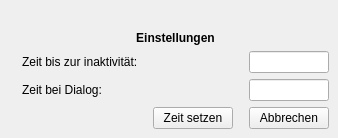
<?xml version="1.0" encoding="UTF-8"?>
<ui version="4.0">
 <class>MainWindow</class>
 <widget class="QMainWindow" name="MainWindow">
  <property name="enabled">
   <bool>true</bool>
  </property>
  <property name="geometry">
   <rect>
    <x>0</x>
    <y>0</y>
    <width>338</width>
    <height>138</height>
   </rect>
  </property>
  <property name="sizePolicy">
   <sizepolicy hsizetype="Fixed" vsizetype="Fixed">
    <horstretch>0</horstretch>
    <verstretch>0</verstretch>
   </sizepolicy>
  </property>
  <property name="minimumSize">
   <size>
    <width>338</width>
    <height>138</height>
   </size>
  </property>
  <property name="maximumSize">
   <size>
    <width>338</width>
    <height>138</height>
   </size>
  </property>
  <property name="windowTitle">
   <string>MainWindow</string>
  </property>
  <widget class="QWidget" name="centralwidget">
   <layout class="QHBoxLayout" name="horizontalLayout_4">
    <item>
     <widget class="QLabel" name="label_Logo">
      <property name="text">
       <string/>
      </property>
      <property name="pixmap">
       <pixmap resource="Ressourcen.qrc">:/Ressourcen/bilder/afk_logo-transp64.png</pixmap>
      </property>
      <property name="alignment">
       <set>Qt::AlignmentFlag::AlignCenter</set>
      </property>
      <property name="margin">
       <number>10</number>
      </property>
     </widget>
    </item>
    <item>
     <layout class="QVBoxLayout" name="verticalLayout">
      <item>
       <spacer name="verticalSpacer">
        <property name="orientation">
         <enum>Qt::Orientation::Vertical</enum>
        </property>
        <property name="sizeHint" stdset="0">
         <size>
          <width>20</width>
          <height>40</height>
         </size>
        </property>
       </spacer>
      </item>
      <item>
       <widget class="QLabel" name="label">
        <property name="text">
         <string>&lt;html&gt;&lt;head/&gt;&lt;body&gt;&lt;p align=&quot;center&quot;&gt;&lt;span style=&quot; font-weight:700;&quot;&gt;Einstellungen&lt;/span&gt;&lt;/p&gt;&lt;/body&gt;&lt;/html&gt;</string>
        </property>
       </widget>
      </item>
      <item>
       <layout class="QHBoxLayout" name="horizontalLayout_2">
        <item>
         <widget class="QLabel" name="label_ZeitInaktiv">
          <property name="toolTip">
           <string>&lt;html&gt;&lt;head/&gt;&lt;body&gt;&lt;p&gt;Diese Zeit legt fest, wie lange der PC inaktiv sein muss, bevor das Herunterfahren gestartet wird.&lt;br/&gt;&lt;br/&gt;Mögliche eingaben:&lt;br/&gt;600 	→ 600 sec&lt;br/&gt;1h 1min 20sec	→ 3680 sec&lt;br/&gt;2h 1m 15s	→ 7275 sec&lt;br/&gt;3:20:15	→ 12015 sec&lt;br/&gt;45min 10s	→ 2710 sec&lt;br/&gt;2h	→ 7200 sec&lt;/p&gt;&lt;/body&gt;&lt;/html&gt;</string>
          </property>
          <property name="whatsThis">
           <string>&lt;html&gt;&lt;head/&gt;&lt;body&gt;&lt;p&gt;&lt;br/&gt;&lt;/p&gt;&lt;/body&gt;&lt;/html&gt;</string>
          </property>
          <property name="text">
           <string>Zeit bis zur inaktivität:</string>
          </property>
         </widget>
        </item>
        <item>
         <spacer name="horizontalSpacer_3">
          <property name="orientation">
           <enum>Qt::Orientation::Horizontal</enum>
          </property>
          <property name="sizeHint" stdset="0">
           <size>
            <width>40</width>
            <height>20</height>
           </size>
          </property>
         </spacer>
        </item>
        <item>
         <widget class="QLineEdit" name="lineEdit_Inaktiv">
          <property name="sizePolicy">
           <sizepolicy hsizetype="Expanding" vsizetype="Fixed">
            <horstretch>0</horstretch>
            <verstretch>0</verstretch>
           </sizepolicy>
          </property>
          <property name="minimumSize">
           <size>
            <width>80</width>
            <height>0</height>
           </size>
          </property>
          <property name="maximumSize">
           <size>
            <width>80</width>
            <height>16777215</height>
           </size>
          </property>
         </widget>
        </item>
       </layout>
      </item>
      <item>
       <layout class="QHBoxLayout" name="horizontalLayout_3">
        <item>
         <widget class="QLabel" name="label_ZeitDialog">
          <property name="toolTip">
           <string>&lt;html&gt;&lt;head/&gt;&lt;body&gt;&lt;p&gt;Diese Zeit bestimmt, wie lange das Fenster vor dem Herunterfahren geöffnet bleibt. Danach wird der PC automatisch heruntergefahren.&lt;br/&gt;&lt;br/&gt;Mögliche eingaben:&lt;br/&gt;600 	→ 600 sec&lt;br/&gt;1h 1min 20sec	→ 3680 sec&lt;br/&gt;2h 1m 15s	→ 7275 sec&lt;br/&gt;3:20:15	→ 12015 sec&lt;br/&gt;45min 10s	→ 2710 sec&lt;br/&gt;2h	→ 7200 sec&lt;/p&gt;&lt;/body&gt;&lt;/html&gt;</string>
          </property>
          <property name="whatsThis">
           <string>&lt;html&gt;&lt;head/&gt;&lt;body&gt;&lt;p&gt;&lt;br/&gt;&lt;/p&gt;&lt;/body&gt;&lt;/html&gt;</string>
          </property>
          <property name="text">
           <string>Zeit bei Dialog:</string>
          </property>
         </widget>
        </item>
        <item>
         <spacer name="horizontalSpacer_4">
          <property name="orientation">
           <enum>Qt::Orientation::Horizontal</enum>
          </property>
          <property name="sizeHint" stdset="0">
           <size>
            <width>40</width>
            <height>20</height>
           </size>
          </property>
         </spacer>
        </item>
        <item>
         <widget class="QLineEdit" name="lineEdit_Dialog">
          <property name="minimumSize">
           <size>
            <width>80</width>
            <height>0</height>
           </size>
          </property>
          <property name="maximumSize">
           <size>
            <width>80</width>
            <height>16777215</height>
           </size>
          </property>
         </widget>
        </item>
       </layout>
      </item>
      <item>
       <layout class="QHBoxLayout" name="horizontalLayout">
        <item>
         <spacer name="horizontalSpacer">
          <property name="orientation">
           <enum>Qt::Orientation::Horizontal</enum>
          </property>
          <property name="sizeHint" stdset="0">
           <size>
            <width>40</width>
            <height>20</height>
           </size>
          </property>
         </spacer>
        </item>
        <item>
         <widget class="QPushButton" name="pushButton_eistellen">
          <property name="text">
           <string>Zeit setzen</string>
          </property>
         </widget>
        </item>
        <item>
         <spacer name="horizontalSpacer_2">
          <property name="orientation">
           <enum>Qt::Orientation::Horizontal</enum>
          </property>
          <property name="sizeType">
           <enum>QSizePolicy::Policy::Fixed</enum>
          </property>
          <property name="sizeHint" stdset="0">
           <size>
            <width>10</width>
            <height>20</height>
           </size>
          </property>
         </spacer>
        </item>
        <item>
         <widget class="QPushButton" name="pushButton_abbrechen">
          <property name="text">
           <string>Abbrechen</string>
          </property>
         </widget>
        </item>
       </layout>
      </item>
     </layout>
    </item>
   </layout>
  </widget>
 </widget>
 <resources>
  <include location="Ressourcen.qrc"/>
 </resources>
 <connections/>
</ui>
